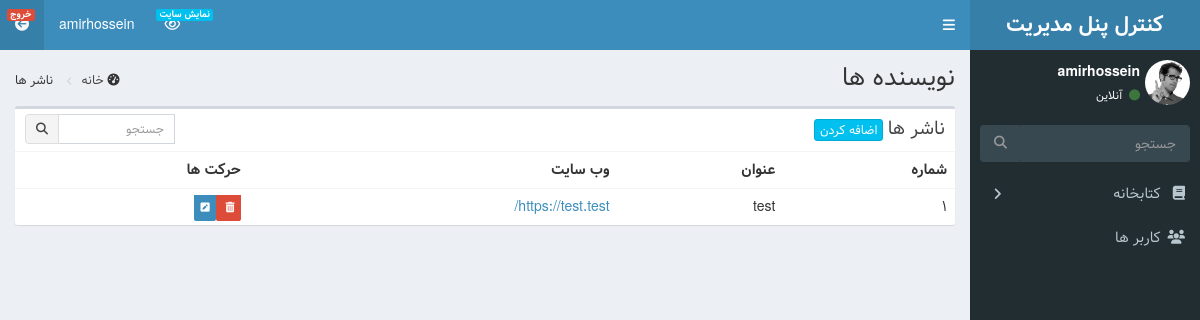
The page /admin_panel/publishers/ (signed in) on the database its author committed.
### library/models.py (models this page shows, shortened)
class Publishers(models.Model):
    title = models.CharField(max_length=50, verbose_name="عنوان")
    website = models.URLField(verbose_name="وب سایت")

### admin_panel/views.py (the view)
# urls.py: path("publishers/", views.PublishersListView.as_view(), name="publishers_admin"),
class PublishersListView(PermissionRequiredMixin, ListView):
    permission_required = "library.action_all"
    template_name = "admin_panel/publishers/publishers_list.html"
    model = models.Publishers
    context_object_name = "publishers"

### admin_panel/templates/admin_panel/publishers/publishers_list.html (shortened to what this page needs)
{% extends 'admin_panel/base.html' %}
{% block content %}
<section class="content-header">
    <h1>
        نویسنده ها
    </h1>
    <ol class="breadcrumb">
        <li><i class="fa fa-dashboard"></i> <a href="{% url "admin" %}"> خانه </a></li>
        <li> ناشر ها</li>
    </ol>
</section>
<section class="content">
    <div class="row">
        <div class="col-xs-12">
            <div class="box">
                <div class="box-header">
                    <h3 class="box-title"> ناشر ها</h3>
                    <div class="box-tools">
                        <form class="input-group input-group-sm" style="width: 150px;"
                            action="{%url 'publisher_search'%}" method="post">
                            <input type="search" name='search' class="form-control pull-right" placeholder="جستجو">
                            <div class="input-group-btn">
                                <button type="submit" class="btn btn-default"><i class="fa fa-search"></i></button>
                            </div>
                        </form>
                    </div>
                    <a class="btn btn-info btn-xs" href="{% url 'publishers_create' %}">اضافه کردن</a>
                </div>
                <div class="box-body table-responsive no-padding">
                    <table class="table table-hover">
                        <tbody>
                            <tr>
                                <th>شماره</th>
                                <th>عنوان</th>
                                <th>وب سایت</th>
                                <th>حرکت ها</th>
                            </tr>
                            {% for publisher in publishers %}
                            <tr>
                                <td>{{publisher.id}}</td>
                                <td>{{publisher.title}}</td>
                                <td><a href="{{publisher.website}}">{{publisher.website}}</a></td>
                                <td>
                                    <a href="{%url 'publisher_delete' publisher.pk%}" class="label-danger">
                                        <span class="label label-danger">
                                            <i class="fa fa-trash"></i>
                                        </span>
                                    </a>
                                    <a href="{%url 'publisher_update' publisher.pk%}" class="label-primary">
                                        <span class="label label-primary">
                                            <i class="fa  fa-pencil-square"></i>
                                        </span>
                                    </a>
                                </td>
                            </tr>
                            {% endfor %}
                        </tbody>
                    </table>
                </div>
            </div>
        </div>
    </div>
</section>
{% endblock content %}

### admin_panel/templates/admin_panel/base.html (shortened to what this page needs)
{% load static %}
<!DOCTYPE html>
<html>
<head>
  <link rel="stylesheet" href="{% static 'admin_panel/dist/css/bootstrap-theme.css' %}">
  <link rel="stylesheet" href="{% static 'admin_panel/dist/css/rtl.css' %}">
  <link rel="stylesheet" href="{% static 'admin_panel/bower_components/font-awesome/css/font-awesome.min.css' %}">
  <link rel="stylesheet" href="{% static 'admin_panel/bower_components/Ionicons/css/ionicons.min.css' %}">
  <link rel="stylesheet" href="{% static 'admin_panel/dist/css/AdminLTE.css' %}">
  <link rel="stylesheet" href="{% static 'admin_panel/dist/css/skins/skin-blue.min.css' %}">
  <link rel="stylesheet" href="{% static 'admin_panel/dist/css/custom.css' %}">
</head>
<body class="hold-transition skin-blue sidebar-mini">
  <div class="wrapper">
    <header class="main-header">
      <a href="{% url 'admin' %}" class="logo">
        <span class="logo-lg"><b>کنترل پنل مدیریت</b></span>
      </a>
      <nav class="navbar navbar-static-top">
        <a href="#" class="sidebar-toggle" data-toggle="push-menu" role="button">
        </a>
        <div class="navbar-custom-menu">
          <ul class="nav navbar-nav">
            <li class="dropdown messages-menu">
              <a href="/" target="_blank">
                <i class="fa fa-eye"></i>
                <span class="label label-info">نمایش سایت</span>
              </a>
            </li>
            <li class="user user-menu">
              <a class="dropdown-toggle" data-toggle="dropdown">
                <span class="hidden-xs">{{request.user}}</span>
              </a>
            </li>
            <li class="dropdown messages-menu">
              <a href="{% url 'logout' %}">
                <i class="fa fa-arrow-circle-left"></i>
                <span class="label label-danger">خروج</span>
              </a>
            </li>
          </ul>
        </div>
      </nav>
    </header>
    <aside class="main-sidebar">
      <section class="sidebar">
        <div class="user-panel">
          <div class="pull-right image">
            <img src="{% static 'admin_panel/dist/img/user2-160x160.jpg' %}" class="img-circle" alt="User Image">
          </div>
          <div class="pull-right info">
            <p>{{request.user}}</p>
            <a><i class="fa fa-circle text-success"></i> آنلاین</a>
          </div>
        </div>
        <form action="#" method="get" class="sidebar-form">
          <div class="input-group">
            <input type="text" name="q" class="form-control" placeholder="جستجو">
            <span class="input-group-btn">
              <button type="submit" name="search" id="search-btn" class="btn btn-flat"><i class="fa fa-search"></i>
              </button>
            </span>
          </div>
        </form>
        <ul class="sidebar-menu" data-widget="tree">
          <li class="treeview">
            <a href="#"><i class="fa fa-book"></i> <span>کتابخانه</span>
              <span class="pull-left-container">
                <i class="fa fa-angle-right pull-left"></i>
              </span>
            </a>
          </li>
          <li class="{% if request.resolver_match.url_name == "users_admin" %}active{% endif %}">
            <a href="{% url 'users_admin' %}"><i class="fa fa-users"></i>
              <span>کاربر ها</span>
            </a>
          </li>
        </ul>
      </section>
    </aside>
    <div class="content-wrapper">
      {% block content %}{% endblock content %}
    </div>
  </div>
</body>
</html>

### rows shown on the page
Publishers: id "1", title "test", website "https://test.test/"

### other values the page prints
{{ request.user }} "amirhossein"
